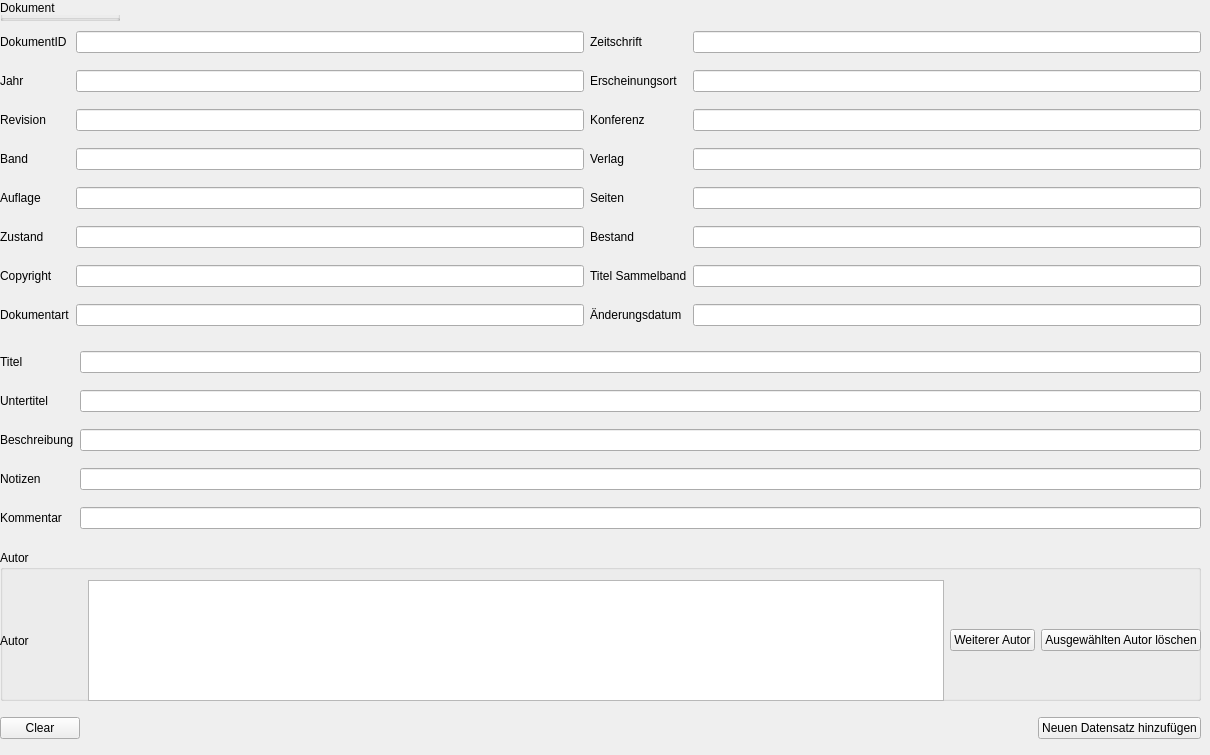
    <widget class="QWidget" name="Katalogeintragneu">
     <widget class="QGroupBox" name="groupBox_2">
      <property name="geometry">
       <rect>
        <x>0</x>
        <y>0</y>
        <width>120</width>
        <height>21</height>
       </rect>
      </property>
      <property name="title">
       <string>Dokument</string>
      </property>
     </widget>
     <widget class="QWidget" name="gridLayoutWidget_4">
      <property name="geometry">
       <rect>
        <x>0</x>
        <y>340</y>
        <width>1201</width>
        <height>201</height>
       </rect>
      </property>
      <layout class="QGridLayout" name="gridLayout_3">
       <item row="1" column="1">
        <widget class="QLineEdit" name="untertitelLineEdit"/>
       </item>
       <item row="0" column="0">
        <widget class="QLabel" name="label_64">
         <property name="text">
          <string>Titel</string>
         </property>
        </widget>
       </item>
       <item row="0" column="1">
        <widget class="QLineEdit" name="titelLineEdit"/>
       </item>
       <item row="1" column="0">
        <widget class="QLabel" name="label_65">
         <property name="text">
          <string>Untertitel</string>
         </property>
        </widget>
       </item>
       <item row="2" column="1">
        <widget class="QLineEdit" name="beschreibungLineEdit"/>
       </item>
       <item row="3" column="1">
        <widget class="QLineEdit" name="notizenLineEdit"/>
       </item>
       <item row="4" column="1">
        <widget class="QLineEdit" name="kommentarLineEdit"/>
       </item>
       <item row="2" column="0">
        <widget class="QLabel" name="label_66">
         <property name="text">
          <string>Beschreibung</string>
         </property>
        </widget>
       </item>
       <item row="3" column="0">
        <widget class="QLabel" name="label_67">
         <property name="text">
          <string>Notizen</string>
         </property>
        </widget>
       </item>
       <item row="4" column="0">
        <widget class="QLabel" name="label_68">
         <property name="text">
          <string>Kommentar</string>
         </property>
        </widget>
       </item>
      </layout>
     </widget>
     <widget class="QWidget" name="gridLayoutWidget_3">
      <property name="geometry">
       <rect>
        <x>0</x>
        <y>20</y>
        <width>1201</width>
        <height>321</height>
       </rect>
      </property>
      <layout class="QGridLayout" name="gridLayout_2">
       <item row="3" column="3">
        <widget class="QLineEdit" name="verlagLineEdit"/>
       </item>
       <item row="2" column="1">
        <widget class="QLineEdit" name="revisionLineEdit"/>
       </item>
       <item row="1" column="0">
        <widget class="QLabel" name="label_48">
         <property name="text">
          <string>Jahr</string>
         </property>
        </widget>
       </item>
       <item row="3" column="1">
        <widget class="QLineEdit" name="buchbandLineEdit"/>
       </item>
       <item row="2" column="0">
        <widget class="QLabel" name="label_49">
         <property name="text">
          <string>Revision</string>
         </property>
        </widget>
       </item>
       <item row="0" column="0">
        <widget class="QLabel" name="label_50">
         <property name="text">
          <string>DokumentID</string>
         </property>
        </widget>
       </item>
       <item row="3" column="2">
        <widget class="QLabel" name="label_51">
         <property name="text">
          <string>Verlag</string>
         </property>
        </widget>
       </item>
       <item row="4" column="3">
        <widget class="QLineEdit" name="seitenLineEdit"/>
       </item>
       <item row="5" column="3">
        <widget class="QLineEdit" name="bestandLineEdit"/>
       </item>
       <item row="0" column="3">
        <widget class="QLineEdit" name="zeitschriftLineEdit"/>
       </item>
       <item row="2" column="3">
        <widget class="QLineEdit" name="konferenzLineEdit"/>
       </item>
       <item row="0" column="2">
        <widget class="QLabel" name="label_52">
         <property name="text">
          <string>Zeitschrift</string>
         </property>
        </widget>
       </item>
       <item row="2" column="2">
        <widget class="QLabel" name="label_53">
         <property name="text">
          <string>Konferenz</string>
         </property>
        </widget>
       </item>
       <item row="6" column="3">
        <widget class="QLineEdit" name="titelsammelbandLineEdit"/>
       </item>
       <item row="1" column="2">
        <widget class="QLabel" name="label_54">
         <property name="text">
          <string>Erscheinungsort</string>
         </property>
        </widget>
       </item>
       <item row="3" column="0">
        <widget class="QLabel" name="label_55">
         <property name="text">
          <string>Band</string>
         </property>
        </widget>
       </item>
       <item row="1" column="1">
        <widget class="QLineEdit" name="jahrLineEdit"/>
       </item>
       <item row="1" column="3">
        <widget class="QLineEdit" name="erscheinungsortLineEdit"/>
       </item>
       <item row="0" column="1">
        <widget class="QLineEdit" name="dokumentidLineEdit"/>
       </item>
       <item row="7" column="3">
        <widget class="QLineEdit" name="aenderungsdatumLineEdit"/>
       </item>
       <item row="4" column="2">
        <widget class="QLabel" name="label_56">
         <property name="text">
          <string>Seiten</string>
         </property>
        </widget>
       </item>
       <item row="5" column="2">
        <widget class="QLabel" name="label_57">
         <property name="text">
          <string>Bestand</string>
         </property>
        </widget>
       </item>
       <item row="6" column="2">
        <widget class="QLabel" name="label_58">
         <property name="text">
          <string>Titel Sammelband</string>
         </property>
        </widget>
       </item>
       <item row="7" column="2">
        <widget class="QLabel" name="label_59">
         <property name="text">
          <string>Änderungsdatum</string>
         </property>
        </widget>
       </item>
       <item row="4" column="0">
        <widget class="QLabel" name="label_60">
         <property name="text">
          <string>Auflage</string>
         </property>
        </widget>
       </item>
       <item row="5" column="0">
        <widget class="QLabel" name="label_61">
         <property name="text">
          <string>Zustand</string>
         </property>
        </widget>
       </item>
       <item row="6" column="0">
        <widget class="QLabel" name="label_62">
         <property name="text">
          <string>Copyright</string>
         </property>
        </widget>
       </item>
       <item row="7" column="0">
        <widget class="QLabel" name="label_63">
         <property name="text">
          <string>Dokumentart</string>
         </property>
        </widget>
       </item>
       <item row="4" column="1">
        <widget class="QLineEdit" name="auflageLineEdit"/>
       </item>
       <item row="5" column="1">
        <widget class="QLineEdit" name="zustandLineEdit"/>
       </item>
       <item row="6" column="1">
        <widget class="QLineEdit" name="copyrightLineEdit"/>
       </item>
       <item row="7" column="1">
        <widget class="QLineEdit" name="dokumentartLineEdit"/>
       </item>
      </layout>
     </widget>
     <widget class="QWidget" name="horizontalLayoutWidget_3">
      <property name="geometry">
       <rect>
        <x>0</x>
        <y>710</y>
        <width>1201</width>
        <height>36</height>
       </rect>
      </property>
      <layout class="QHBoxLayout" name="horizontalLayout">
       <item>
        <widget class="QPushButton" name="clearpushButton">
         <property name="text">
          <string>Clear</string>
         </property>
        </widget>
       </item>
       <item>
        <spacer name="horizontalSpacer_11">
         <property name="orientation">
          <enum>Qt::Horizontal</enum>
         </property>
         <property name="sizeHint" stdset="0">
          <size>
           <width>40</width>
           <height>20</height>
          </size>
         </property>
        </spacer>
       </item>
       <item>
        <widget class="QPushButton" name="addNewButton">
         <property name="text">
          <string>Neuen Datensatz hinzufügen</string>
         </property>
        </widget>
       </item>
      </layout>
     </widget>
     <widget class="QGroupBox" name="groupBox">
      <property name="geometry">
       <rect>
        <x>0</x>
        <y>550</y>
        <width>1201</width>
        <height>151</height>
       </rect>
      </property>
      <property name="title">
       <string>Autor</string>
      </property>
      <widget class="QWidget" name="gridLayoutWidget_5">
       <property name="geometry">
        <rect>
         <x>0</x>
         <y>30</y>
         <width>1201</width>
         <height>121</height>
        </rect>
       </property>
       <layout class="QGridLayout" name="gridLayout_6">
        <item row="0" column="0">
         <widget class="QLabel" name="label_22">
          <property name="text">
           <string>Autor                </string>
          </property>
         </widget>
        </item>
        <item row="0" column="1">
         <widget class="QListWidget" name="autorlistWidget"/>
        </item>
        <item row="0" column="3">
         <widget class="QPushButton" name="pushButton">
          <property name="text">
           <string>Ausgewählten Autor löschen</string>
          </property>
         </widget>
        </item>
        <item row="0" column="2">
         <widget class="QPushButton" name="autorpushButton">
          <property name="text">
           <string>Weiterer Autor</string>
          </property>
         </widget>
        </item>
       </layout>
      </widget>
     </widget>
    </widget>
